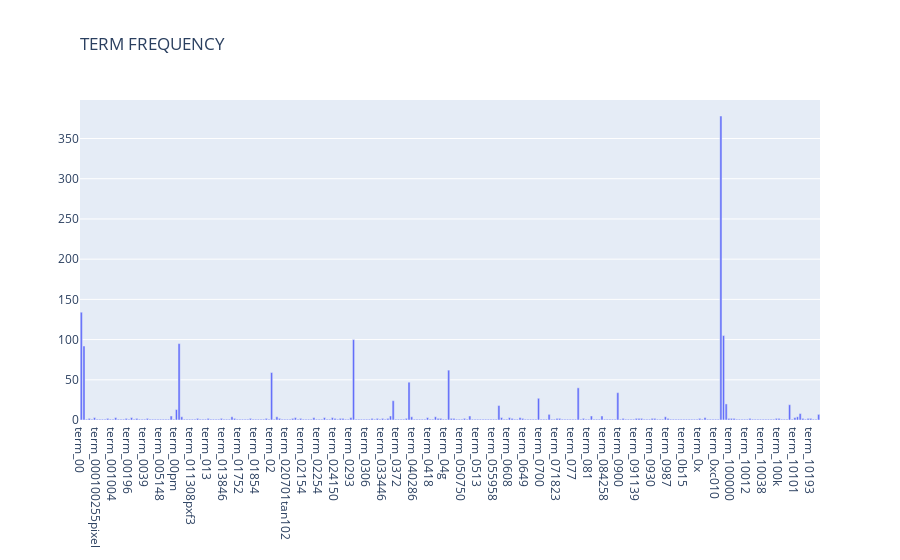

The notebook cell saved with this chart:
### Code cell
# Answer here
data = go.Bar(x = ["term_"+str(i) for i in count_vect.get_feature_names()[0:280]], 
            y=term_frequencies[:280])

fig = go.Figure(data)

fig.update_layout(
    title=go.layout.Title(
        xref="paper",
        text="TERM FREQUENCY",
        x=0
    )
)

fig.show()

### Figure 1 — Plotly figure (JSON) as saved in the notebook; plotly's stock layout.template omitted (floating-point values rounded to 4 significant figures; data arrays with more than 128 entries replaced by an {"elided": "..."} marker saying what was removed)
{"data": [{"type": "bar", "x": {"elided": "280 str values"}, "y": {"elided": "280 int values"}}], "layout": {"title": {"text": "TERM FREQUENCY", "x": 0, "xref": "paper"}}}
